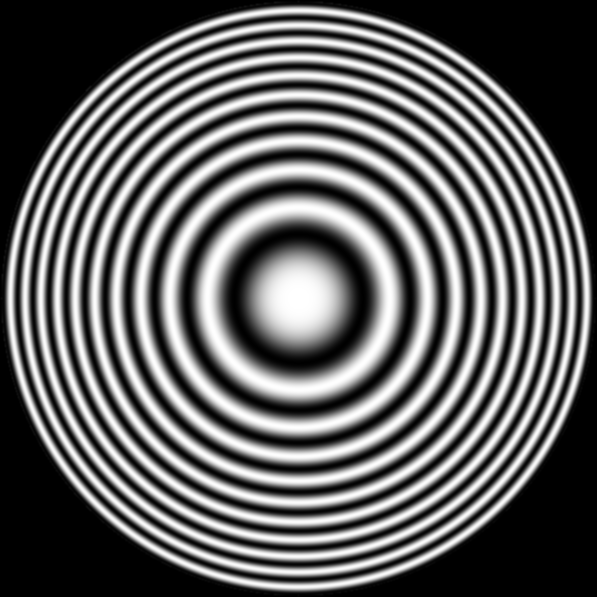
%> input picture Spatial and frequency domain filtering/zoneplate.tif, 597 x 597 px
$ octave frequencyFilteringMethods.m   (GNU Octave 9; MATLAB toolbox functions it lacks are replaced by stand-ins)
%> lines starting %> are read from the running program, lines starting %| are printed output that depends on the picture
clear all; clc;

%% Frequency Domain Filtering
% read the image
zoneplate = imread("zoneplate.tif");
%> zoneplate is the input picture: size 597x597 uint8; min 0, max 255, mean 98.1

%% Step1: convert the image to double
image = double(zoneplate);

% my filter for the image
% h = fspecial('gaussian');
h = fspecial('average', [1950 1950]);

%% Step2: obtain the padding parameters P,Q and Pad the image
[P, Q] = paddedsize(image, h);
%> P = 2546; Q = 2546

% pad the image using circular, symmetric, or replicate
% paddedimage = padarray(image,[P Q], 'symmetric');

%% Step3: Compute DFT:F(u,v) i.e. transform image from spatial domain to frequency domain
F = fft2(image, P,Q); % image in frequency domain - fft2 autopads with zero padding

% shift the image
shifted_image = real(fftshift(F));

%% Step4: Construct the desired filter in frequency domain, H, of the same size as the padded image.
% H = fft2(double(h), P, Q); % filter in frequency domain
n = 3;

% creating filter in frequency domain
% setting up range of variables
u=single(0:(P-1));
%> u = 2546 values from 0 to 2545
v=single(0:(Q-1));
%> v = 2546 values from 0 to 2545
% compute the indices to use in meshgrid
idx=find(u>P/2);
%> idx = 1272 values from 1275 to 2546
u(idx)=u(idx)-P;
idy=find(v>Q/2);
%> idy = 1272 values from 1275 to 2546
v(idy)=v(idy)-Q;
[V,U]=meshgrid(v,u);
% compute the distance from every point to the origin
D = hypot(V,U);
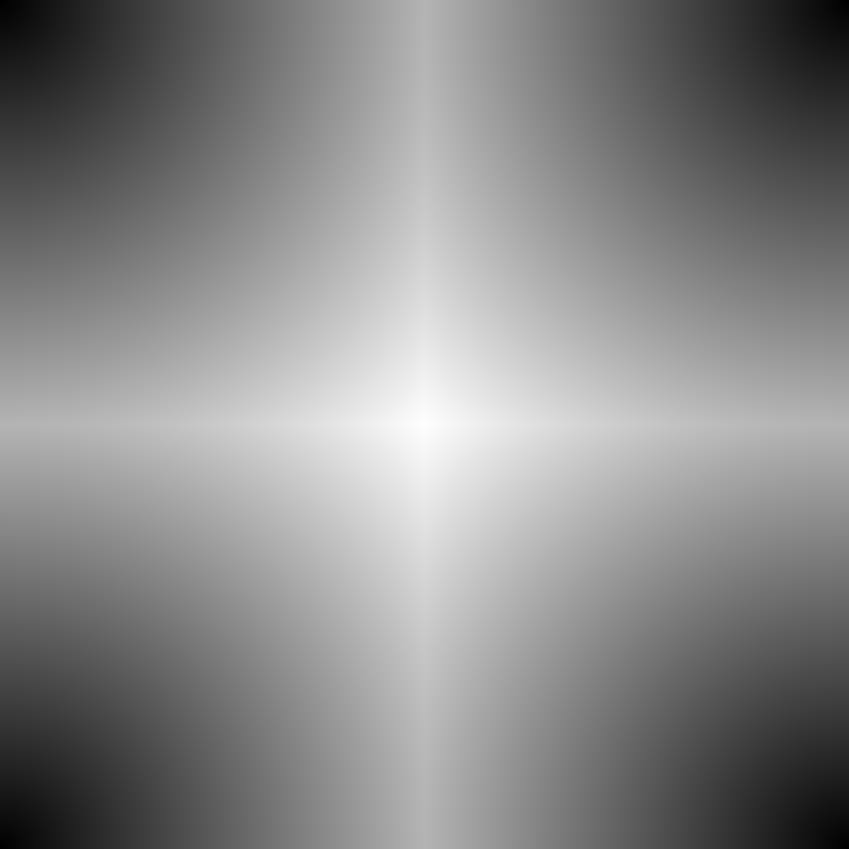
%> D: size 2546x2546 single (shown at 1/3 size); min 0, max 1800.3, mean 974.1; drawn with min black and max white
D0 = 0.05 * Q;
%> D0 = 127.3

H = 1 ./ (1 + power((D./D0),2*n));

%% Step5: Compute G(u,v) = H(u,v)F(u,v)
G = H.*F;

%% Step6: Obtain filtered image (of size P,Q) by computing the inverse of G(u,v)
g = real(ifft2(G));

%% Step7: Crop top left rectangle to obtain the image of original size
g = g(1:size(image, 1), 1:size(image, 2));
%> g: size 597x597 single

%% Step8: Convert the image to the class of the input image
% below are the results
%% 1. Lowpass Filter
lowpassButterWorth = uint8(g);

%% 2. Highpass Filter
H = 1 ./ (1 + power((D0./D),2*n));
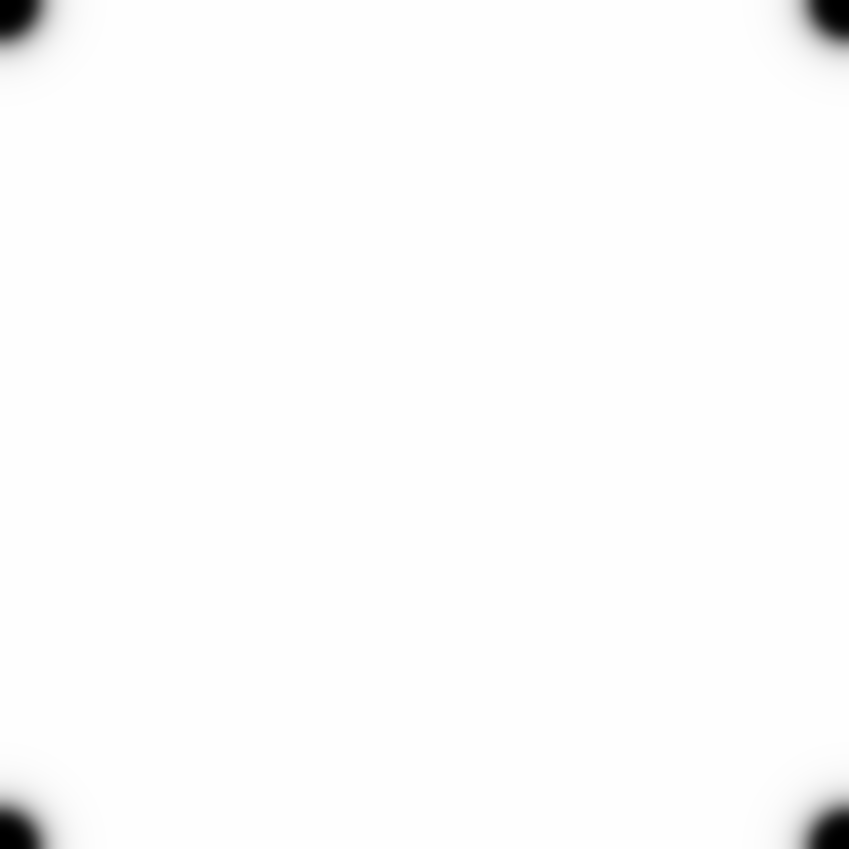
%> H: size 2546x2546 single (shown at 1/3 size); min 0, max 1, mean 0.991
G = H.*F;
g = real(ifft2(G));
%> g: size 2546x2546 single
g = g(1:size(image, 1), 1:size(image, 2));
%> g: size 597x597 single
highpassButterWorth = uint8(g);

%% 3. Band Reject Filter
D0 = 100;
W = 70;

Hbr = 1 ./ (1 + power(((W.*D)./(power(D,2) - power(D0,2))), 2*n));
G = Hbr.*F;
g = ifft2(G);
%> g: size 2546x2546 single
g = g(1:size(image, 1), 1:size(image, 2));
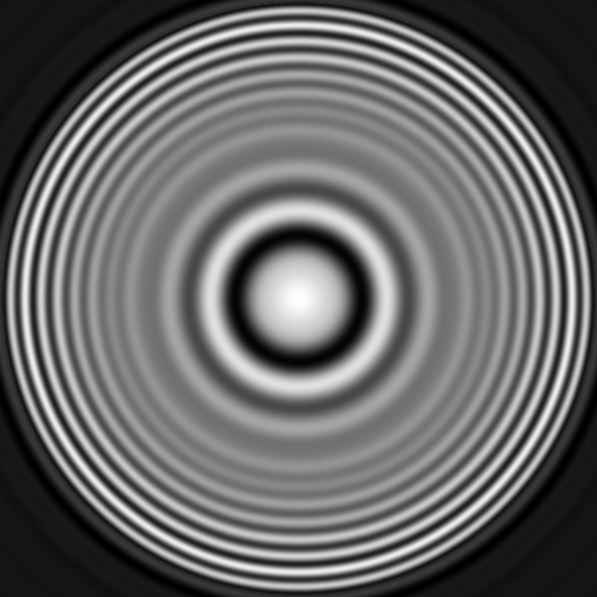
%> g: size 597x597 single; min -23.21, max 273.1, mean 98.1; drawn with min black and max white
bandrejectButterWorth = uint8(g);


%% 4. Band Pass Filter
Hbp = 1 - Hbr;
G = Hbp.*F;
g = ifft2(G);
%> g: size 2546x2546 single
g = g(1:size(image, 1), 1:size(image, 2));
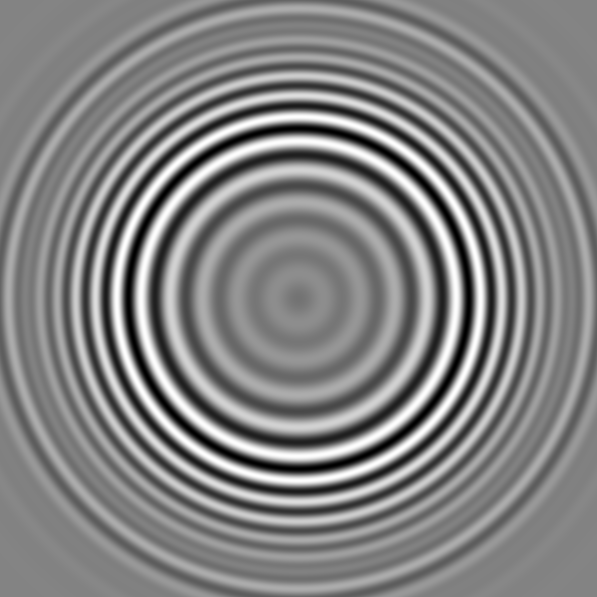
%> g: size 597x597 single; min -144.6, max 135.4, mean 0; drawn with min black and max white
bandrpassButterWorth = uint8(g);
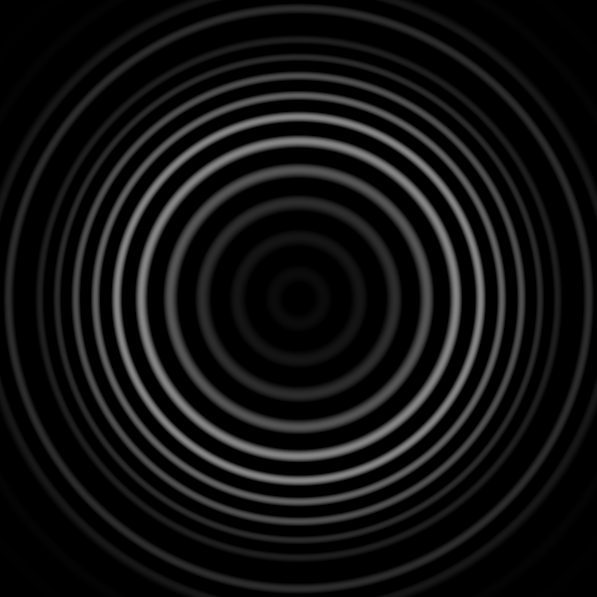
%> bandrpassButterWorth: size 597x597 uint8; min 0, max 135, mean 17.6

%% 5. Intensities Scaled Image
scaledHighPass = rescale(highpassButterWorth, 0.20, 0.80);
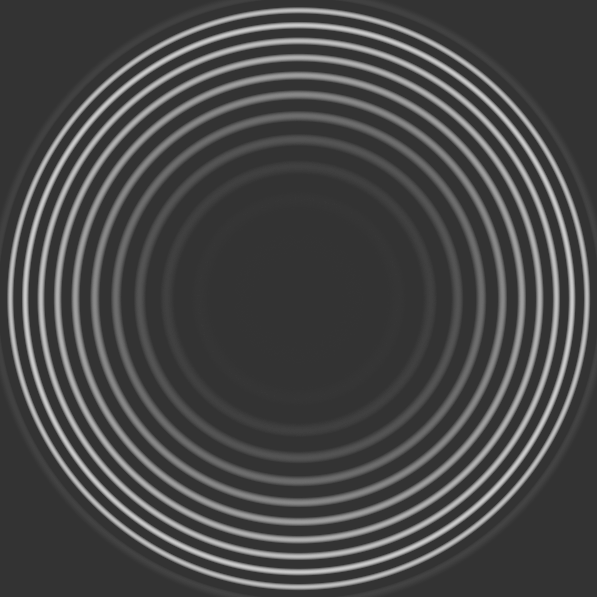
%> scaledHighPass: size 597x597 double; min 0.2, max 0.8, mean 0.281
scaledBandpass = rescale(bandrpassButterWorth, 0.20, 0.80);
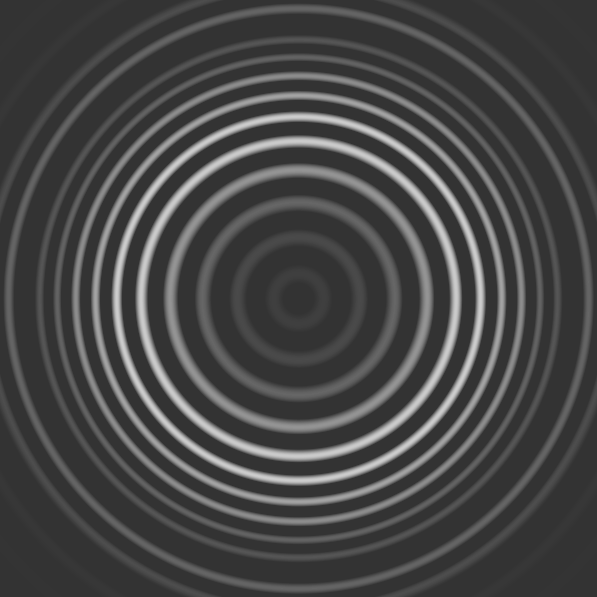
%> scaledBandpass: size 597x597 double; min 0.2, max 0.8, mean 0.278

%% display images

set(figure, 'Units', 'Normalized', 'OuterPosition', [0, 0.04, 1, 0.96]);
subplot(3,3,2)
imshow(zoneplate); title('original image');

subplot(3,3,4)
imshow(lowpassButterWorth); title('Butterworth Low Pass Filtered image');
subplot(3,3,5)
imshow(highpassButterWorth); title('Butterworth High Pass Filtered image');
subplot(3,3,6)
imshow(scaledHighPass); title('Intensities scaled for High Pass Filter');

subplot(3,3,7)
imshow(bandrejectButterWorth); title('Butterworth Bandreject Filtered image');
subplot(3,3,8)
imshow(bandrpassButterWorth); title('Butterworth Bandpass Filtered image');
subplot(3,3,9)
imshow(scaledBandpass); title('Intensities scaled for Bandpass Filter');


%% functions

function [P, Q] = paddedsize(image, filter)
    [A, B] = size(image);
    [C, D] = size(filter);
    if (A == C && B == D)
        P = 2*A - 1;
        Q = 2*B - 1;
    else
        P = A+C - 1;
        Q = B+D - 1;
    end

end
